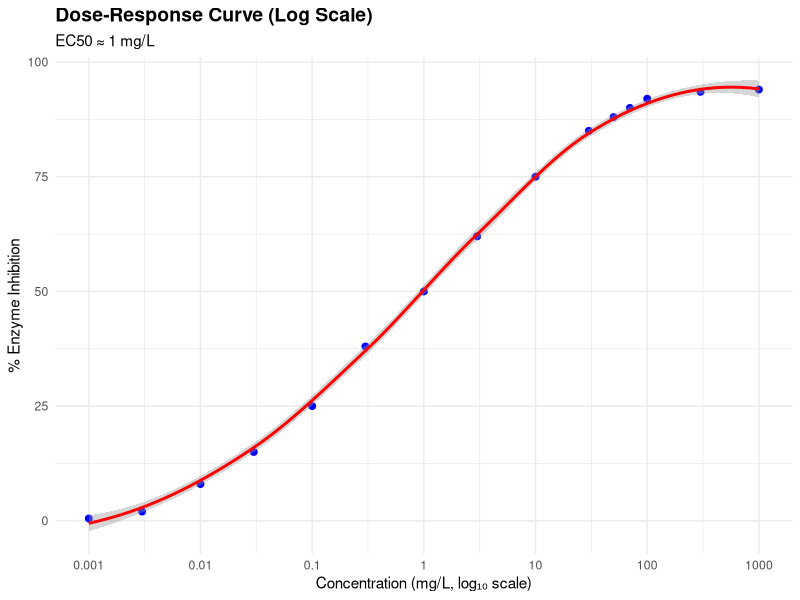
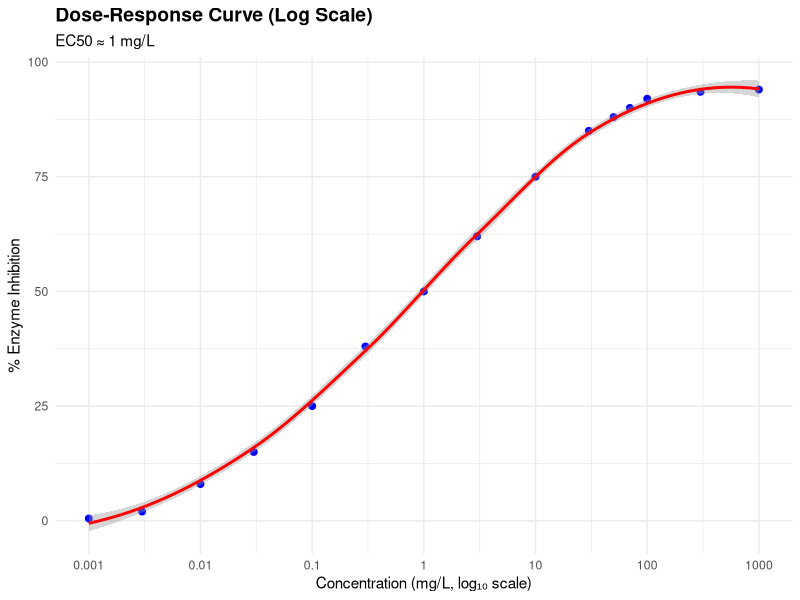

Here is the R script that generated these plots, in order:
# Load library
library(ggplot2)

# Create 15-row data frame
data <- data.frame(
  Concentration = c(0.001, 0.003, 0.01, 0.03, 0.1, 0.3, 1, 3, 10, 30, 50, 70, 100, 300, 1000),
  Inhibition = c(0.5, 2.0, 8.0, 15.0, 25.0, 38.0, 50.0, 62.0, 75.0, 85.0, 88.0, 90.0, 92.0, 93.5, 94.0)
)

# Create semi-log plot
p <- ggplot(data, aes(x = Concentration, y = Inhibition)) +
  geom_point(size = 2, color = "blue") +                    # Larger points
  geom_smooth(method = "loess", se = TRUE, color = "red") +  # Smooth curve with confidence band
  scale_x_log10(
    breaks = c(0.001, 0.01, 0.1, 1, 10, 100, 1000),        # Custom tick marks
    labels = c("0.001", "0.01", "0.1", "1", "10", "100", "1000")
  ) +
  labs(
    title = "Dose-Response Curve (Log Scale)",
    subtitle = "EC50 ≈ 1 mg/L",
    x = "Concentration (mg/L, log₁₀ scale)",
    y = "% Enzyme Inhibition"
  ) +
  theme_minimal() +
  theme(plot.title = element_text(size = 14, face = "bold"))

# Display plot
print(p)

# Save high-quality image
ggsave("dose_response_15rows.png", p, width = 8, height = 6, dpi = 300)
